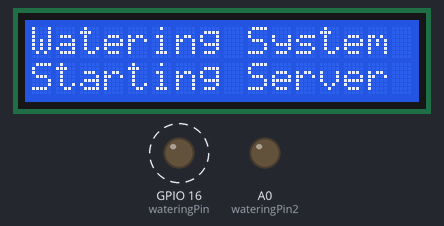
Simulated run of this sketch. Board: ESP8266 (NodeMCU). Parts: 16×2 character LCD, output pins drawn as LEDs (lit = HIGH). Dashed ring = blinking. What the sketch prints to the serial monitor is not drawn.

Above: at 0.1 s.
At 1.2 s:
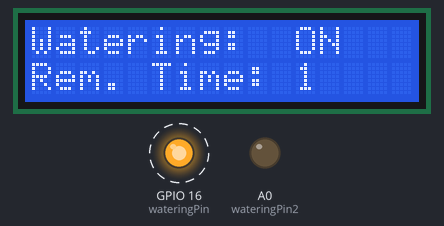
At 2.2 s:
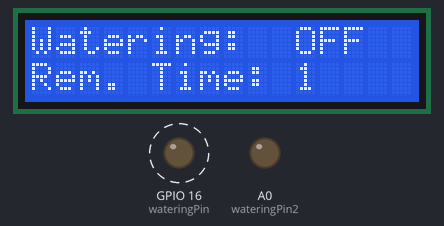
Timing chart, 0 to 62.3 s (numbered marks = the images above):
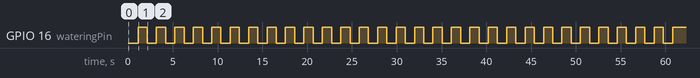

Measured:
- by itself, GPIO 16 (wateringPin): alternates HIGH for 1.0 s and LOW for 1.0 s, 59 changes in all, then stays HIGH
- what the display in image 1 shows lasts 1.1 s, from 1.1 s to 2.2 s

The sketch:

LCDwemosesp32.ino
```cpp
#include <LiquidCrystal_I2C.h>
#include <Arduino.h>
#include <stdlib.h>
//39 (0x27)
//I have just added a git repo in this directory
#define wateringPin 16
#define wateringPin2 17

long int beginingTime = 0;
long int timeRemaining = 0;

//watering system timming
const int minutes = 1;
const int waterFrequencey = 3; ///in 24 hours 24 hour clock


//LCD preset string and type
LiquidCrystal_I2C lcd(0x27,16,2);  // set the LCD address to 0x3F for a 16 chars and 2 line display
const char* switchStateOn = "Switch Open";
const char* switchStateOff = "Switch Closed";


void setup() {
  Serial.begin(115200);

  //LCD
  //--------------------------------------

  lcd.init();
  lcd.clear();
  lcd.backlight();      // Make sure backlight is on
  // Print a message on both lines of the LCD.
  lcd.setCursor(0,0);   //Set cursor to character 2 on line 0
  lcd.print("Watering System");
  lcd.setCursor(0,1);   //Move cursor to character 2 on line 1
  lcd.print("Starting Server");
  //-------------------------------------

  //PIN CONFIGURATION
  //-------------------------------------
  pinMode(wateringPin, OUTPUT);
  pinMode(wateringPin2, OUTPUT);


  delay(1000);

  //-------------------------------------


}

void loop()
{
  Serial.print("beginingTime :");
  Serial.println(beginingTime);
  //begin pumping
  if(beginingTime == 0){
    waterSwitch("ON", minutes);
    beginingTime = millis();
    Serial.print("beginingTime :");
    Serial.println(beginingTime);

  }
  delay(1000);
  //set gpio high
  //set lcd display

  if( (millis()-(minutes*60000)) >= (beginingTime + (minutes*60000))   ){
    waterSwitch("OFF", minutes);
    beginingTime = 0;
  }
  delay(1000);
  //stop
  //set gpio low
  // lcd display show off
}


void waterSwitch(const String status, int minutesRemaining){

  String minRemainStr = String(minutesRemaining); //Display function is fuked and can only take a string to lcd.print with
  beginingTime = millis();          //Start point in time
                                    //setup LCD for new MODE -- watering mode
  lcd.clear();                      // Only  clar LCD on mode change
  display("Rem. Time: ", 1, 0 );    //SET mode and center word
  display(minRemainStr, 1, 11);
  display("Watering: ", 0, 0);      //display(string, row int, col int)//Set bottom row 1 to watering:
  if(status == "ON"){
    digitalWrite(wateringPin, HIGH);
    display("ON", 0, 11);
  }
  if(status == "OFF"){
    digitalWrite(wateringPin, LOW);
    display("OFF", 0, 11);
  }
    return;
}

void display(String text, int row, int col)
{
  lcd.setCursor(col, row);
  lcd.print(text);

  return;
}
```
